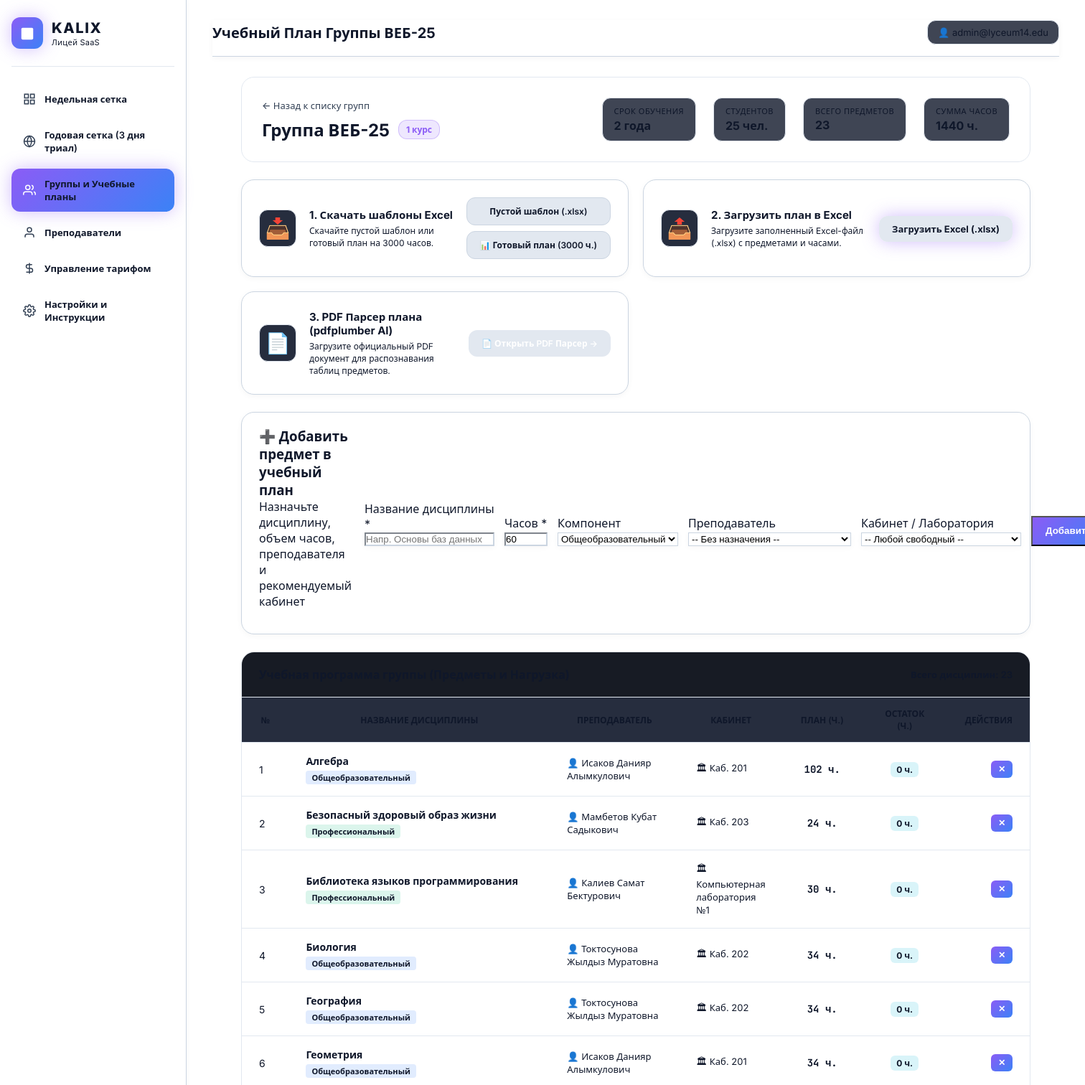
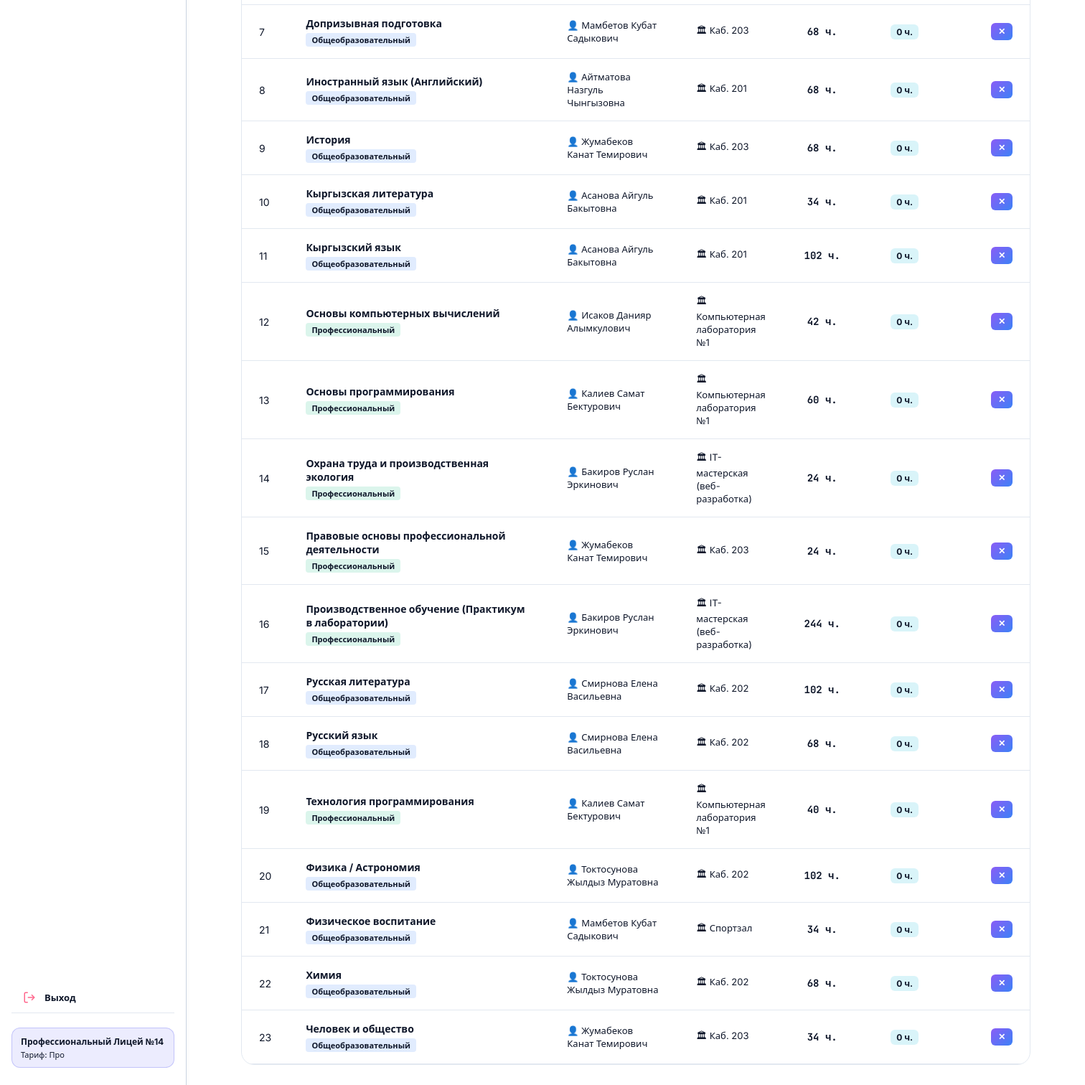
/groups/1 (signed in), run on the app's committed database (2 pictures, top to bottom).
### core_schema.py (models this page shows, shortened)
class StudentGroup(Base):
    __tablename__ = "student_groups"
    id = Column(Integer, primary_key=True, autoincrement=True)
    lyceum_id = Column(Integer, ForeignKey("lyceums.id", ondelete="CASCADE"), nullable=False)
    name = Column(String(50), nullable=False)
    course_year = Column(Integer, default=1)
    student_count = Column(Integer, default=25)
    years_of_study = Column(Integer, default=3)
    group_number = synonym("name")
    lyceum = relationship("Lyceum", back_populates="groups")
    curriculum = relationship("SubjectCurriculum", back_populates="group", cascade="all, delete-orphan")
    assignments = relationship("ScheduleAssignment", back_populates="group", cascade="all, delete-orphan")

class SubjectCurriculum(Base):
    __tablename__ = "subject_curriculum"
    id = Column(Integer, primary_key=True, autoincrement=True)
    group_id = Column(Integer, ForeignKey("student_groups.id", ondelete="CASCADE"), nullable=False)
    teacher_id = Column(Integer, ForeignKey("teachers.id", ondelete="SET NULL"), nullable=True)
    preferred_room_id = Column(Integer, ForeignKey("rooms.id", ondelete="SET NULL"), nullable=True)
    subject_name = Column(String(255), nullable=False)
    total_hours = Column(Integer, nullable=False)
    allocated_hours = Column(Integer, default=0)
    remaining_hours = Column(Integer, nullable=False)
    is_general_education = Column(Boolean, default=True, nullable=False)
    subject_type = Column(String(50), default="general", nullable=False)
    name = synonym("subject_name")
    group = relationship("StudentGroup", back_populates="curriculum")
    teacher = relationship("Teacher", back_populates="curriculum_items")
    preferred_room = relationship("Room", back_populates="curriculum_items")
    assignments = relationship("ScheduleAssignment", back_populates="subject", cascade="all, delete-orphan")

class Teacher(Base):
    __tablename__ = "teachers"
    id = Column(Integer, primary_key=True, autoincrement=True)
    lyceum_id = Column(Integer, ForeignKey("lyceums.id", ondelete="CASCADE"), nullable=False)
    full_name = Column(String(255), nullable=False)
    max_weekly_hours = Column(Integer, default=36)
    lyceum = relationship("Lyceum", back_populates="teachers")
    curriculum_items = relationship("SubjectCurriculum", back_populates="teacher")
    assignments = relationship("ScheduleAssignment", back_populates="teacher", cascade="all, delete-orphan")
    @property
    def specializations(self):
        if self.curriculum_items:
            names = [item.subject_name for item in self.curriculum_items if item.subject_name]
            if names:
                return ", ".join(sorted(set(names)))
        return getattr(self, "_spec_cached", None) or "Общие дисциплины"

class Room(Base):
    __tablename__ = "rooms"
    id = Column(Integer, primary_key=True, autoincrement=True)
    lyceum_id = Column(Integer, ForeignKey("lyceums.id", ondelete="CASCADE"), nullable=False)
    room_number = Column(String(50), nullable=False)
    room_type = Column(String(50), default="lecture")
    capacity = Column(Integer, default=30)
    lyceum = relationship("Lyceum", back_populates="rooms")
    curriculum_items = relationship("SubjectCurriculum", back_populates="preferred_room")
    assignments = relationship("ScheduleAssignment", back_populates="room")
    @property
    def is_computer_lab(self):
        return self.room_type == "computer_lab" or "комп" in (self.room_number or "").lower()

### groups.py (the view)
@groups_bp.route("/groups/<int:group_id>", methods=["GET"])
@login_required
def group_detail(group_id: int):
    lyceum_id = session.get("lyceum_id")
    group = Group.query.filter_by(id=group_id, lyceum_id=lyceum_id).first_or_404()
    subjects = Subject.query.filter_by(group_id=group.id).order_by(Subject.subject_name).all()
    teachers = Teacher.query.filter_by(lyceum_id=lyceum_id).order_by(Teacher.full_name).all()
    rooms = Room.query.filter_by(lyceum_id=lyceum_id).order_by(Room.room_number).all()
    total_curriculum_hours = sum(s.total_hours for s in subjects)
    return render_template(
        "group_detail.html",
        group=group,
        subjects=subjects,
        teachers=teachers,
        rooms=rooms,
        total_hours=total_curriculum_hours,
        active_page="groups"
    )

### auth.py (called while the page is built)
def login_required(f: Callable) -> Callable:
    @wraps(f)
    def decorated_function(*args: Any, **kwargs: Any) -> Any:
        if "user_id" not in session:
            flash("Пожалуйста, войдите в систему для доступа к этой странице.", "error")
            return redirect(url_for("auth.login", next=request.url))
        return f(*args, **kwargs)
    return decorated_function

### templates/group_detail.html (shortened to what this page needs)
{% extends 'base.html' %}
{% block page_title %}Учебный План Группы {{ group.group_number }}{% endblock %}
{% block content %}
<div class="group-detail-wrapper">
  <div class="banner-card">
    <div class="banner-main">
      <div>
        <a href="/groups" class="back-link">← Назад к списку групп</a>
        <h2 class="banner-title">Группа {{ group.group_number }} <span class="group-badge">{{ group.course_year }} курс</span></h2>
      </div>
      <div class="stats-row">
        <div class="stat-item">
          <div class="stat-label">Срок обучения</div>
          <div class="stat-val">{{ group.years_of_study }} {% if group.years_of_study == 1 %}год{% elif group.years_of_study < 5 %}года{% else %}лет{% endif %}</div>
        </div>
        <div class="stat-item">
          <div class="stat-label">Студентов</div>
          <div class="stat-val">{{ group.student_count }} чел.</div>
        </div>
        <div class="stat-item">
          <div class="stat-label">Всего предметов</div>
          <div class="stat-val">{{ subjects|length }}</div>
        </div>
        <div class="stat-item">
          <div class="stat-label">Сумма часов</div>
          <div class="stat-val highlight-val">{{ total_hours }} ч.</div>
        </div>
      </div>
    </div>
  </div>
  <div class="actions-grid">
    <div class="action-card">
      <div class="action-icon">📥</div>
      <div class="action-info">
        <h4>1. Скачать шаблоны Excel</h4>
        <p>Скачайте пустой шаблон или готовый план на 3000 часов.</p>
      </div>
      <div style="display: flex; flex-direction: column; gap: 8px;">
        <a href="/api/groups/{{ group.id }}/template" class="btn-action btn-download" style="font-size: 12px; text-align: center;">
          Пустой шаблон (.xlsx)
        </a>
        <a href="/download/curriculum_3000" class="btn-action btn-download" style="font-size: 12px; text-align: center; background: rgba(139, 92, 246, 0.2); border-color: rgba(139, 92, 246, 0.4); color: var(--accent-purple);">
          📊 Готовый план (3000 ч.)
        </a>
      </div>
    </div>
    <div class="action-card">
      <div class="action-icon">📤</div>
      <div class="action-info">
        <h4>2. Загрузить план в Excel</h4>
        <p>Загрузите заполненный Excel-файл (.xlsx) с предметами и часами.</p>
      </div>
      <form method="POST" action="/api/groups/{{ group.id }}/upload" enctype="multipart/form-data" class="upload-form">
        <label for="excelFileInput" class="btn-action btn-upload">
          Загрузить Excel (.xlsx)
        </label>
      </form>
    </div>
    <div class="action-card" style="border-color: rgba(139, 92, 246, 0.4); background: rgba(139, 92, 246, 0.05);">
      <div class="action-icon">📄</div>
      <div class="action-info">
        <h4>3. PDF Парсер плана (pdfplumber AI)</h4>
        <p>Загрузите официальный PDF документ для распознавания таблиц предметов.</p>
      </div>
      <a href="/groups#pdfDropZone" class="btn-action" style="font-size: 12px; text-align: center; background: var(--accent-gradient); color: #ffffff !important;">
        📄 Открыть PDF Парсер →
      </a>
    </div>
  </div>
  <div class="card action-card" style="margin-bottom: 24px; padding: 20px 24px;">
    <div class="card-header" style="margin-bottom: 14px;">
      <h3 class="card-title">➕ Добавить предмет в учебный план</h3>
      <p class="card-subtitle">Назначьте дисциплину, объем часов, преподавателя и рекомендуемый кабинет</p>
    </div>
    <form method="POST" action="/groups/{{ group.id }}/subjects/add" style="display: grid; grid-template-columns: 2fr 1fr 1.2fr 1.3fr 1.3fr auto; gap: 14px; align-items: end;">
      <div class="form-group" style="margin: 0;">
        <label class="form-label" for="subject_name">Название дисциплины *</label>
        <input type="text" id="subject_name" name="subject_name" class="form-control" placeholder="Напр. Основы баз данных" required>
      </div>
      <div class="form-group" style="margin: 0;">
        <label class="form-label" for="total_hours">Часов *</label>
        <input type="number" id="total_hours" name="total_hours" class="form-control" value="60" min="1" max="500" required>
      </div>
      <div class="form-group" style="margin: 0;">
        <label class="form-label" for="subject_type">Компонент</label>
        <select id="subject_type" name="subject_type" class="form-control">
          <option value="general">Общеобразовательный</option>
        </select>
      </div>
      <div class="form-group" style="margin: 0;">
        <label class="form-label" for="teacher_id">Преподаватель</label>
        <select id="teacher_id" name="teacher_id" class="form-control">
          <option value="">-- Без назначения --</option>
        </select>
      </div>
      <div class="form-group" style="margin: 0;">
        <label class="form-label" for="preferred_room_id">Кабинет / Лаборатория</label>
        <select id="preferred_room_id" name="preferred_room_id" class="form-control">
          <option value="">-- Любой свободный --</option>
        </select>
      </div>
      <button type="submit" class="btn-primary" style="padding: 10px 18px; white-space: nowrap; height: 42px;">
        Добавить
      </button>
    </form>
  </div>
  <div class="table-card">
    <div class="table-header" style="display: flex; justify-content: space-between; align-items: center;">
      <h3>Учебная программа группы (Предметы и Нагрузка)</h3>
      <span style="font-size: 13px; color: var(--accent-cyan); font-weight: 600;">Всего дисциплин: {{ subjects|length }}</span>
    </div>
    {% if subjects %}
      <table class="curriculum-table">
        <thead>
          <tr>
            <th style="width: 50px;">№</th>
            <th>Название дисциплины</th>
            <th style="width: 180px;">Преподаватель</th>
            <th style="width: 140px;">Кабинет</th>
            <th style="width: 110px; text-align: center;">План (ч.)</th>
            <th style="width: 120px; text-align: center;">Остаток (ч.)</th>
            <th style="width: 100px; text-align: right;">Действия</th>
          </tr>
        </thead>
        <tbody>
          {% for s in subjects %}
            <tr>
              <td class="row-num">{{ loop.index }}</td>
              <td class="subject-name">
                <div style="font-weight: 700; color: #ffffff;">{{ s.name }}</div>
                {% if s.is_general_education %}
                  <span style="display: inline-block; font-size: 11px; padding: 2px 8px; border-radius: 4px; background: rgba(59, 130, 246, 0.15); color: #60a5fa; margin-top: 4px;">Общеобразовательный</span>
                {% else %}
                  <span style="display: inline-block; font-size: 11px; padding: 2px 8px; border-radius: 4px; background: rgba(16, 185, 129, 0.15); color: #34d399; margin-top: 4px;">Профессиональный</span>
                {% endif %}
              </td>
              <td style="font-size: 13px; color: var(--text-secondary);">
                {% if s.teacher %}👤 {{ s.teacher.full_name }}{% else %}<span style="color: var(--text-muted);">Не назначен</span>{% endif %}
              </td>
              <td style="font-size: 13px; color: var(--text-secondary);">
                {% if s.preferred_room %}🏛 {{ s.preferred_room.room_number }}{% else %}<span style="color: var(--text-muted);">Любой</span>{% endif %}
              </td>
              <td class="subject-hours" style="text-align: center; font-weight: 700;">{{ s.total_hours }} ч.</td>
              <td style="text-align: center;">
                <span style="background: rgba(6, 182, 212, 0.15); color: #06b6d4; font-weight: 700; padding: 3px 8px; border-radius: 6px; font-size: 12px;">
                  {{ s.remaining_hours }} ч.
                </span>
              </td>
              <td style="text-align: right;">
                <form method="POST" action="/groups/subjects/delete/{{ s.id }}" onsubmit="return confirm('Удалить предмет {{ s.name }}?');" style="display: inline;">
                  <button type="submit" style="background: rgba(239, 68, 68, 0.15); color: #ef4444; border: none; padding: 5px 10px; border-radius: 6px; cursor: pointer; font-size: 12px; font-weight: 700;">
                    ✕
                  </button>
                </form>
              </td>
            </tr>
          {% endfor %}
        </tbody>
      </table>
    {% else %}
      <div class="empty-table-state">
        <p>Учебный план группы пока пуст. Добавьте дисциплины через форму выше или загрузите шаблон Excel.</p>
      </div>
    {% endif %}
  </div>
</div>
{% endblock %}

### data on the page
StudentGroup: group_number "ВЕБ-25", course_year "1", years_of_study "2", student_count "25"
SubjectCurriculum: name "Алгебра", is_general_education "Общеобразовательный", teacher.full_name "Исаков Данияр Алымкулович", preferred_room.room_number "Каб. 201", total_hours "102", remaining_hours "0"
SubjectCurriculum: name "Безопасный здоровый образ жизни", is_general_education "Профессиональный", teacher.full_name "Мамбетов Кубат Садыкович", preferred_room.room_number "Каб. 203", total_hours "24", remaining_hours "0"
SubjectCurriculum: name "Библиотека языков программирования", is_general_education "Профессиональный", teacher.full_name "Калиев Самат Бектурович", preferred_room.room_number "Компьютерная лаборатория №1", total_hours "30", remaining_hours "0"
SubjectCurriculum: name "Биология", is_general_education "Общеобразовательный", teacher.full_name "Токтосунова Жылдыз Муратовна", preferred_room.room_number "Каб. 202", total_hours "34", remaining_hours "0"
SubjectCurriculum: name "География", is_general_education "Общеобразовательный", teacher.full_name "Токтосунова Жылдыз Муратовна", preferred_room.room_number "Каб. 202", total_hours "34", remaining_hours "0"
SubjectCurriculum: name "Геометрия", is_general_education "Общеобразовательный", teacher.full_name "Исаков Данияр Алымкулович", preferred_room.room_number "Каб. 201", total_hours "34", remaining_hours "0"
SubjectCurriculum: name "Допризывная подготовка", is_general_education "Общеобразовательный", teacher.full_name "Мамбетов Кубат Садыкович", preferred_room.room_number "Каб. 203", total_hours "68", remaining_hours "0"
SubjectCurriculum: name "Иностранный язык (Английский)", is_general_education "Общеобразовательный", teacher.full_name "Айтматова Назгуль Чынгызовна", preferred_room.room_number "Каб. 201", total_hours "68", remaining_hours "0"
SubjectCurriculum: name "История", is_general_education "Общеобразовательный", teacher.full_name "Жумабеков Канат Темирович", preferred_room.room_number "Каб. 203", total_hours "68", remaining_hours "0"
SubjectCurriculum: name "Кыргызская литература", is_general_education "Общеобразовательный", teacher.full_name "Асанова Айгуль Бакытовна", preferred_room.room_number "Каб. 201", total_hours "34", remaining_hours "0"
SubjectCurriculum: name "Кыргызский язык", is_general_education "Общеобразовательный", teacher.full_name "Асанова Айгуль Бакытовна", preferred_room.room_number "Каб. 201", total_hours "102", remaining_hours "0"
SubjectCurriculum: name "Основы компьютерных вычислений", is_general_education "Профессиональный", teacher.full_name "Исаков Данияр Алымкулович", preferred_room.room_number "Компьютерная лаборатория №1", total_hours "42", remaining_hours "0"
SubjectCurriculum: name "Основы программирования", is_general_education "Профессиональный", teacher.full_name "Калиев Самат Бектурович", preferred_room.room_number "Компьютерная лаборатория №1", total_hours "60", remaining_hours "0"
SubjectCurriculum: name "Охрана труда и производственная экология", is_general_education "Профессиональный", teacher.full_name "Бакиров Руслан Эркинович", preferred_room.room_number "IT-мастерская (веб-разработка)", total_hours "24", remaining_hours "0"
SubjectCurriculum: name "Правовые основы профессиональной деятельности", is_general_education "Профессиональный", teacher.full_name "Жумабеков Канат Темирович", preferred_room.room_number "Каб. 203", total_hours "24", remaining_hours "0"
SubjectCurriculum: name "Производственное обучение (Практикум в лаборатории)", is_general_education "Профессиональный", teacher.full_name "Бакиров Руслан Эркинович", preferred_room.room_number "IT-мастерская (веб-разработка)", total_hours "244", remaining_hours "0"
SubjectCurriculum: name "Русская литература", is_general_education "Общеобразовательный", teacher.full_name "Смирнова Елена Васильевна", preferred_room.room_number "Каб. 202", total_hours "102", remaining_hours "0"
SubjectCurriculum: name "Русский язык", is_general_education "Общеобразовательный", teacher.full_name "Смирнова Елена Васильевна", preferred_room.room_number "Каб. 202", total_hours "68", remaining_hours "0"
SubjectCurriculum: name "Технология программирования", is_general_education "Профессиональный", teacher.full_name "Калиев Самат Бектурович", preferred_room.room_number "Компьютерная лаборатория №1", total_hours "40", remaining_hours "0"
SubjectCurriculum: name "Физика / Астрономия", is_general_education "Общеобразовательный", teacher.full_name "Токтосунова Жылдыз Муратовна", preferred_room.room_number "Каб. 202", total_hours "102", remaining_hours "0"
SubjectCurriculum: name "Физическое воспитание", is_general_education "Общеобразовательный", teacher.full_name "Мамбетов Кубат Садыкович", preferred_room.room_number "Спортзал", total_hours "34", remaining_hours "0"
SubjectCurriculum: name "Химия", is_general_education "Общеобразовательный", teacher.full_name "Токтосунова Жылдыз Муратовна", preferred_room.room_number "Каб. 202", total_hours "68", remaining_hours "0"
SubjectCurriculum: name "Человек и общество", is_general_education "Общеобразовательный", teacher.full_name "Жумабеков Канат Темирович", preferred_room.room_number "Каб. 203", total_hours "34", remaining_hours "0"

### other printed values
{{ session.get('email', 'Пользователь') }} "admin@lyceum14.edu"
{{ subjects|length }} "23"
{{ total_hours }} "1440"
